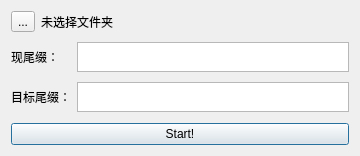
<?xml version="1.0" encoding="UTF-8"?>
<ui version="4.0">
 <class>Dialog</class>
 <widget class="QDialog" name="Dialog">
  <property name="geometry">
   <rect>
    <x>0</x>
    <y>0</y>
    <width>360</width>
    <height>156</height>
   </rect>
  </property>
  <property name="windowTitle">
   <string>Juse帮您批量替换尾缀</string>
  </property>
  <layout class="QVBoxLayout" name="verticalLayout">
   <item>
    <layout class="QHBoxLayout" name="horizontalLayout">
     <item>
      <widget class="QToolButton" name="file_dir">
       <property name="text">
        <string>...</string>
       </property>
      </widget>
     </item>
     <item>
      <widget class="QLabel" name="label">
       <property name="text">
        <string>未选择文件夹</string>
       </property>
      </widget>
     </item>
    </layout>
   </item>
   <item>
    <layout class="QFormLayout" name="formLayout">
     <item row="0" column="0">
      <widget class="QLabel" name="label_2">
       <property name="text">
        <string>现尾缀：</string>
       </property>
      </widget>
     </item>
     <item row="0" column="1">
      <widget class="QTextEdit" name="now_wz">
       <property name="maximumSize">
        <size>
         <width>16777215</width>
         <height>30</height>
        </size>
       </property>
       <property name="verticalScrollBarPolicy">
        <enum>Qt::ScrollBarAlwaysOff</enum>
       </property>
      </widget>
     </item>
     <item row="1" column="0">
      <widget class="QLabel" name="label_3">
       <property name="text">
        <string>目标尾缀：</string>
       </property>
      </widget>
     </item>
     <item row="1" column="1">
      <widget class="QTextEdit" name="to_wz">
       <property name="maximumSize">
        <size>
         <width>16777215</width>
         <height>30</height>
        </size>
       </property>
       <property name="verticalScrollBarPolicy">
        <enum>Qt::ScrollBarAlwaysOff</enum>
       </property>
      </widget>
     </item>
    </layout>
   </item>
   <item>
    <widget class="QPushButton" name="running">
     <property name="text">
      <string>Start!</string>
     </property>
    </widget>
   </item>
  </layout>
 </widget>
 <resources/>
 <connections/>
</ui>
